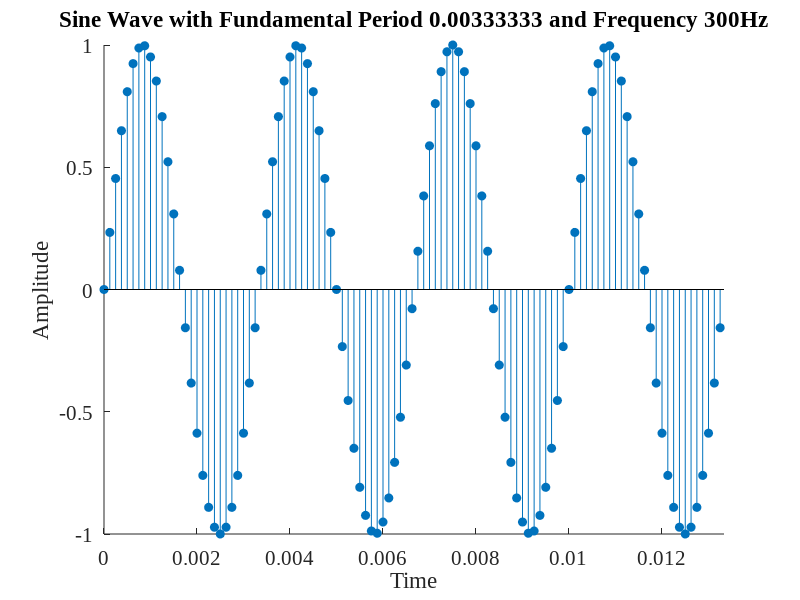

The MATLAB script that drew this image: (Note: this script raises an error after producing the figure.)
close all
clear
% Exe 4.4-4.5

% d = duration of signal
% N = total number of samples
% fs = sampling frequency (Hz)
% N = d * fs + 1

d = 2;
fs = 8000;
fo = 300;
N = d * fs + 1;

t = 0:1/fs:2;

%Higher frequencies change the pitch
x = sin(2*pi*fo*t);
sound(x, fs);

%% Exe 4.6
close all
clear

fo = 300;
t0 = 1/fo;
fs = 8000;
t = 0:1/fs:4/fo;
x = sin(2*pi*fo*t);
figure % new figure
hold on
stem (t, x, "Filled") % x as a function of t
title (sprintf('Sine Wave with Fundamental Period %d and Frequency %dHz',1/fo, fo)) % Figure title
xlabel ('Time')
ylabel ('Amplitude')
set(gca,'FontSize',15)
set(gca,'FontName','Times New Roman')
ylim ([ -1 1]) % Restrict y values between -1 and 1
xlim ([0, 4*t0])
hold off

%% Exe 4.7
close all
clear

fo = 300;
fs = 8000;
delay = 2;
t = 0:1/fs:4;
x = sin(2*pi*fo*t);

delayX = delayseq(x',delay*fs + 1);
figure % new figure
hold on
stem (t, x) % x as a function of t
stem(t, delayX)
title (sprintf('Original and delayed sine wave with frequency %dHz',fo)) % Figure title
xlabel ('Time (Seconds)')
ylabel ('Amplitude')
set(gca,'FontSize',15)
set(gca,'FontName','Times New Roman')
legend("Original Wave", "Delayed Wave")
ylim ([ -1 1]) % Restrict y values between -1 and 1
hold off


%% Exe 4.8
close all
clear
 
fs = 8000;

fo0 = 300;
t0 = 0:1/fs:4;
x0 = sin(2*pi*t0*fo0);
x0 = (delayseq(x0',2*fs))';

%y1
fo1 = 400; 
t1 = 0:1/fs:2;
y1 = sin(2*pi*fo1*t1);

figure
[x0Aligned, y1Aligned, nOut] = alignSeq(x0,t0, y1, t1, 1/fs);
subplot(2,1,1)
stem(nOut,x0Aligned);
xlabel ('Time (Seconds)')
ylabel ('Amplitude')
title("x0[n] 300Hz 2s delay")
ylim([-1, 1])
set(gca,'FontSize',15)
set(gca,'FontName','Times New Roman')

subplot(2,1,2)
stem(nOut,y1Aligned);
xlabel ('Time (Seconds)')
ylabel ('Amplitude')
title("y1[n] 400Hz 0s delay")
ylim([-1, 1])
set(gca,'FontSize',15)
set(gca,'FontName','Times New Roman')

%y2
fo2 = 400;
t2 = 0:1/fs:4;
y2 =  sin(2*pi*t2*fo2);

figure
[x0Aligned, y2Aligned, nOut] = alignSeq(x0,t0, y2, t2, 1/fs);
subplot(2,1,1)
stem(nOut,x0Aligned);
xlabel ('Time (Seconds)')
ylabel ('Amplitude')
title("x0[n] 300Hz 2s delay")
ylim([-1, 1])
set(gca,'FontSize',15)
set(gca,'FontName','Times New Roman')

subplot(2,1,2)
stem(nOut,y2Aligned);
xlabel ('Time (Seconds)')
ylabel ('Amplitude')
title("y2[n] 400Hz 0s delay")
ylim([-1, 1])
set(gca,'FontSize',15)
set(gca,'FontName','Times New Roman')

%y3
fo3 = 400;
t3 = 0:1/fs:3;
y3 = sin(2*pi*t3*fo3);
y3 = (delayseq(y3',1*fs))';

figure
[x0Aligned, y3Aligned, nOut] = alignSeq(x0,t0, y3, t3, 1/fs);
subplot(2,1,1)
stem(nOut,x0Aligned);
xlabel ('Time (Seconds)')
ylabel ('Amplitude')
title("x0[n] 300Hz 2s delay")
ylim([-1, 1])
set(gca,'FontSize',15)
set(gca,'FontName','Times New Roman')

subplot(2,1,2)
stem(nOut,y3Aligned);
xlabel ('Time (Seconds)')
ylabel ('Amplitude')
title("y3[n] 400Hz 1s delay")
ylim([-1, 1])
set(gca,'FontSize',15)
set(gca,'FontName','Times New Roman')


[tempY,tempNOut] = addMulSeq(x0, t0, y1, t1, 1/fs, 0);
[tempY1,tempNOut1] = addMulSeq(tempY, tempNOut, y2, t2, 1/fs, 0);
[finalY, finalNOut] = addMulSeq(tempY1, tempNOut1, y3, t3, 1/fs, 0);


figure
fft_x0 = fft(x0);

subplot(2,1,1)
plot(fs/length(x0)*(0:length(x0)-1), abs(fft_x0))
xlim([0,500])
title("Sine Wave 300Hz 2sec Delay")
xlabel("Frequency (Hz)")
ylabel("|fft(x)|")
set(gca,'FontSize',15)
set(gca,'FontName','Times New Roman')

subplot(2,1,2)
fft_finalY = fft(finalY);
plot(fs/length(finalY)*(0:length(finalY)-1), abs(fft_finalY))
xlim([0,500])
title("Sine Wave after addition with other waves")
xlabel("Frequency (Hz)")
ylabel("|fft(x)|")
set(gca,'FontSize',15)
set(gca,'FontName','Times New Roman')
%% Exe 4.9
close all
clear
 
fs = 8000;

fo0 = 300;
t0 = 0:1/fs:4;
x0 = sin(2*pi*t0*fo0);
x0 = (delayseq(x0',2*fs))';

%y1
fo1 = 400; 
t1 = 0:1/fs:2;
y1 = sin(2*pi*fo1*t1);


%y2
fo2 = 400;
t2 = 0:1/fs:4;
y2 =  sin(2*pi*t2*fo2);

%y3
fo3 = 400;
t3 = 0:1/fs:3;
y3 = sin(2*pi*t3*fo3);
y3 = (delayseq(y3',1*fs))';

%Multiply the sequences elementwise
[tempY,tempNOut] = addMulSeq(x0, t0, y1, t1, 1/fs, 1);
[tempY1,tempNOut1] = addMulSeq(tempY, tempNOut, y2, t2, 1/fs, 1);
[finalY, finalNOut] = addMulSeq(tempY1, tempNOut1, y3, t3, 1/fs, 1);
%% Exe 4.10
close all
clear
 
fs = 8000;

fo0 = 300;
t0 = 0:1/fs:4;
x0 = sin(2*pi*t0*fo0);
x0 = (delayseq(x0',2*fs))';

%y1
fo1 = 400; 
t1 = 0:1/fs:2;
y1 = sin(2*pi*fo1*t1);

%y2
fo2 = 400;
t2 = 0:1/fs:4;
y2 =  sin(2*pi*t2*fo2);

%y3
fo3 = 400;
t3 = 0:1/fs:3;
y3 = sin(2*pi*t3*fo3);
y3 = (delayseq(y3',1*fs))';

figure
subplot(4,1,1)
stem(t0, x0, "Filled");
title("Original Sine Wave")
xlabel("Time (Seconds)")
ylabel("Amplitude")
set(gca,'FontSize',15)
set(gca,'FontName','Times New Roman')

%Convolve the sequences
[tempY,tempNOut] = convSeq(x0, t0, y1, t1, 1/fs);

subplot(4,1,2)
stem(tempNOut, tempY, "Filled");
title("Convolution with y1[n]")
xlabel("Time (Seconds)")
ylabel("Amplitude")
set(gca,'FontSize',15)
set(gca,'FontName','Times New Roman')


[tempY1,tempNOut1] = convSeq(tempY, tempNOut, y2, t2, 1/fs);

subplot(4,1,3)
stem(tempNOut1, tempY1, "Filled");
title("Convolution with y2[n]")
xlabel("Time (Seconds)")
ylabel("Amplitude")
set(gca,'FontSize',15)
set(gca,'FontName','Times New Roman')


[finalY, finalNOut] = convSeq(tempY1, tempNOut1, y3, t3, 1/fs);


subplot(4,1,4)
stem(finalNOut, finalY, "Filled");
title("Convolution with y3[n]")
xlabel("Time (Seconds)")
ylabel("Amplitude")
set(gca,'FontSize',15)
set(gca,'FontName','Times New Roman')

%% Helper Functions

function [y, nOut] = addMulSeq(x1, t1, x2, t2, stepSize, addMul)
    nOut = min(t1(1), t2(1)):stepSize:max(t1(length(t1)), t2(length(t2)));
    x1 = horzcat(x1, zeros(1,length(nOut) - length(x1)));
    x1 = circshift(x1, find(nOut == t1(1)) - 1);

    x2 = horzcat(x2, zeros(1,length(nOut) - length(x2)));
    x2 = circshift(x2, find(nOut == t2(1)) - 1);

    if(addMul == 0)
        y = x1+x2;
    elseif(addMul == 1)
        y = x1.*x2;
    else
        error("Incorrect value %d for addMul option\n", addMul);
    end
end


function [y, nOut] = convSeq(x1, t1, x2, t2, stepSize)
    y = conv(x1, x2);
    nOut = t1(1) + t2(1):stepSize:(t1(1) + t2(1) + length(y) - 1)*stepSize;
end


function [y1, y2, nOut] = alignSeq(x1, t1, x2, t2, stepSize)

    nOut = min(t1(1), t2(1)):stepSize:max(t1(length(t1)), t2(length(t2)));
    x1 = horzcat(x1, zeros(1,length(nOut) - length(x1)));
    x1 = circshift(x1, find(nOut == t1(1)) - 1);

    x2 = horzcat(x2, zeros(1,length(nOut) - length(x2)));
    x2 = circshift(x2, find(nOut == t2(1)) - 1);

    y1 = x1;
    y2 = x2;

end






